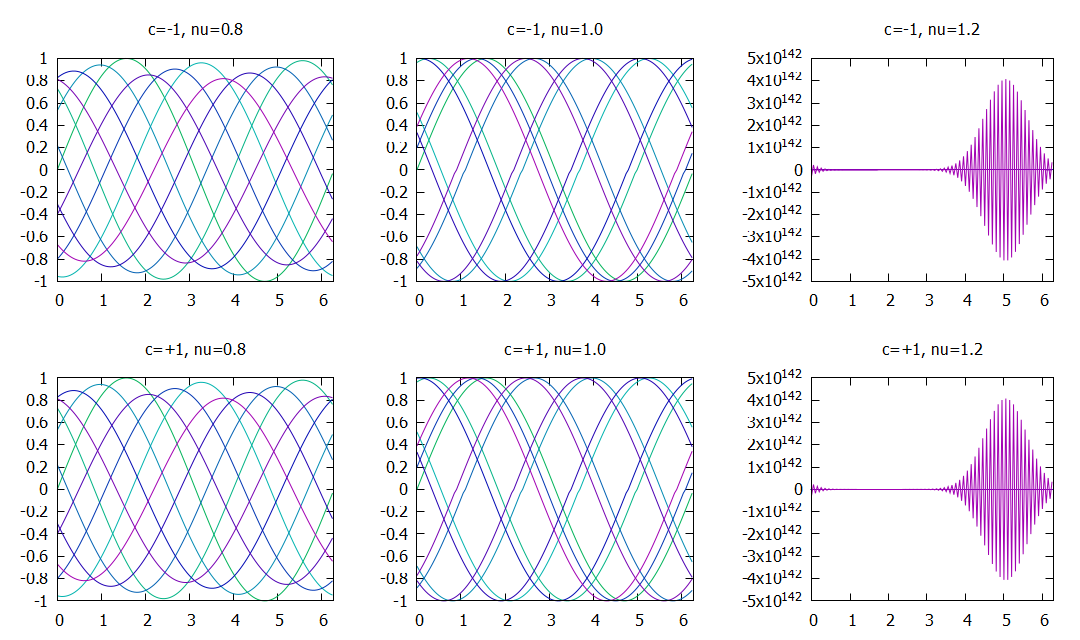

Reproduce this figure in gnuplot.
reset
set terminal pngcairo size 1080, 640
set out "01.png"
unset key

set palette model HSV functions gray,1,0.7
unset colorbox

PI = 3.14159265

set multiplot layout 2, 3

set xrange [0.:2.*PI]
set title "c=-1, nu=0.8"
plot for [i=0:10] sprintf("out_minus_08_%04d.data", i*100) w l lc palette frac (150.+130.*i/9.)/360. 

set xrange [0.:2.*PI]
set title "c=-1, nu=1.0"
plot for [i=0:10] sprintf("out_minus_10_%04d.data", i*100) w l lc palette frac (150.+130.*i/9.)/360. 

set xrange [0.:2.*PI]
set title "c=-1, nu=1.2"
plot for [i=0:10] sprintf("out_minus_12_%04d.data", i*100) w l lc palette frac (150.+130.*i/9.)/360. 

set xrange [0.:2.*PI]
set title "c=+1, nu=0.8"
plot for [i=0:10] sprintf("out_plus_08_%04d.data", i*100) w l lc palette frac (150.+130.*i/9.)/360. 

set xrange [0.:2.*PI]
set title "c=+1, nu=1.0"
plot for [i=0:10] sprintf("out_plus_10_%04d.data", i*100) w l lc palette frac (150.+130.*i/9.)/360. 

set xrange [0.:2.*PI]
set title "c=+1, nu=1.2"
plot for [i=0:10] sprintf("out_plus_12_%04d.data", i*100) w l lc palette frac (150.+130.*i/9.)/360. 

unset multiplot
set out
set terminal wxt enhanced
reset
